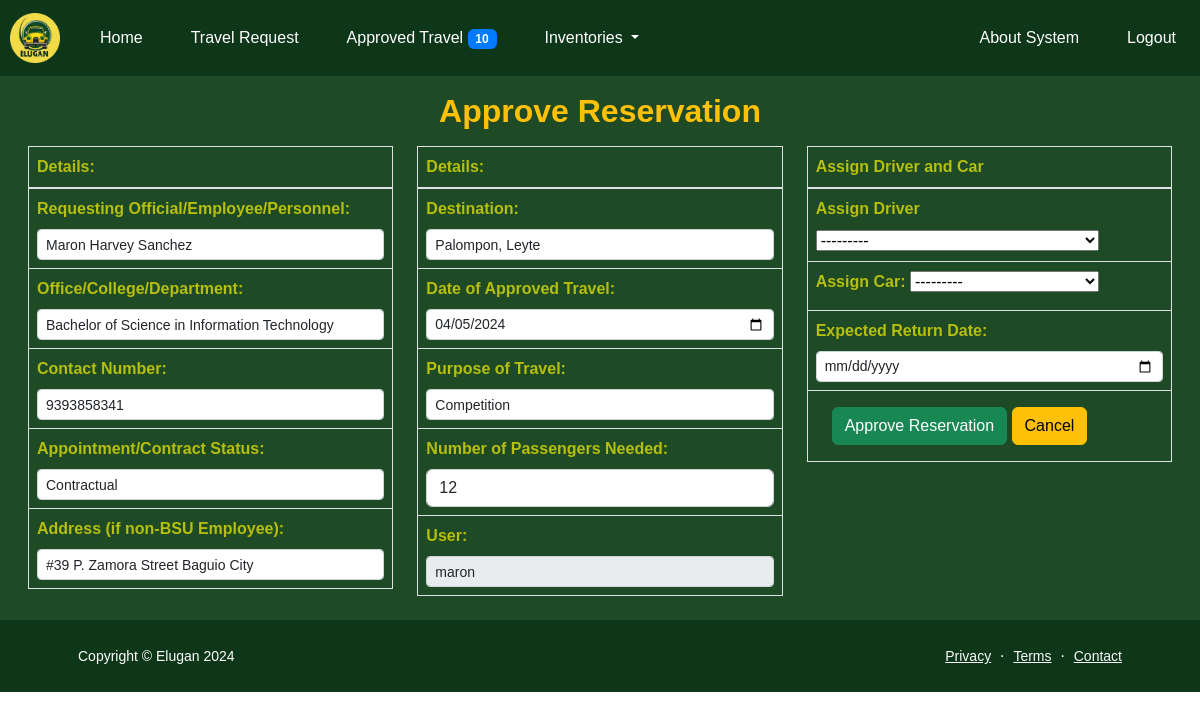
The page /approve_reservation/33 (signed in) on the database its author committed.
### home/models.py (models this page shows, shortened)
class Reservation(models.Model):
    requestor_name = models.CharField(max_length=100)
    office_department_college = models.CharField(max_length=50)
    contact_number = models.IntegerField()
    appointment_status = models.CharField(max_length=50)
    requestor_address = models.CharField(blank=True,max_length=100)
    number_of_passengers = models.IntegerField()
    destination = models.CharField(max_length=50)
    date_of_travel = models.DateField(null=True, blank=True)
    purpose_of_travel = models.CharField(blank=True,max_length=100)
    user = models.ForeignKey(User, on_delete=models.CASCADE)
    is_approved = models.BooleanField(default=False)

### home/views.py (the view)
# urls.py: path('approve_reservation/<int:res_id>', views.approve_reservation_view, name="approve_reservation"),
def approve_reservation_view(request, res_id):
    reservation = get_object_or_404(Reservation, pk=res_id)
    if request.method == 'POST':
        form = ApprovedReservationForm(request.POST, request.FILES)
        if form.is_valid():
            form.save()
            reservation.is_approved = True  # Set is_approved to True
            reservation.save()
            messages.success(request, "Reservation Has Been Approved")
            return redirect('reservations')  # Assuming 'car_inventory' is the name of your car inventory page URL
    else:
        form = ApprovedReservationForm()
    return render(request, 'administrator/approve_reservation.html', {'form': form, 'reservation': reservation})

### home/forms.py
class ApprovedReservationForm(forms.ModelForm):
    def __init__(self, *args, exclude_unavailable=False, **kwargs):
        super(ApprovedReservationForm,self).__init__(*args, **kwargs)
        if exclude_unavailable:
            self.fields['driver'].queryset = Driver.objects.exclude(approvedreservation__isnull=False)
            self.fields['car'].queryset = Car.objects.exclude(approvedreservation__isnull=False)
    class Meta:
        model = ApprovedReservation
        fields = ['office_department_college', "requestor_address" ,'contact_number','appointment_status', 'driver', 'car', 'date_of_travel', 'expected_return_date', 'destination',
                  'number_of_passengers', 'purpose_of_travel', 'requestor_name']

### home/context_processors.py (called while the page is built)
def reservation_count(request):
    num_approved_reservations = ApprovedReservation.objects.all().count()
    num_reservations = Reservation.objects.filter(is_approved=False).count()  # Get the count of reservations
    return {'num_reservations': num_reservations, 'num_approved_reservations':num_approved_reservations}

### home/models.py (called while the page is built)
    def __str__(self):
        return (
            f"{self.make} "
            f"{self.model} "
            f"{self.plate_number}: "  # Include %Z to display timezone name
        )

    def __str__(self):
        return (
            f"{self.driver_name} "
            f"{self.contact_number} "
        )

### templates/administrator/approve_reservation.html (shortened to what this page needs)
{% extends "administrator/base.html" %}
{% load static %}
{% block content %}
<div class="center bg-success2 pt-3">
    <h2 class=" fw-bolder text-warning">Approve Reservation</h2>
</div>
<div class="bg-success2">
<div class="container-fluid py-2 text-warning" >
    <form method="post" enctype="multipart/form-data" id="deleteForm">
    <div class="row px-3">
        <div class="col-md-4">
            <table class="table table-bordered">
                <thead>
                    <th class="text-yellow">Details:</th>
                </thead>
                <tbody>
                    <tr>
                        <td>
                            <label for="requestor_name" class="text-yellow font-weight-bold ">Requesting Official/Employee/Personnel:</label>
                            <input value="{{reservation.requestor_name}}" type="text" class="form-control form-control-sm" id="requestor_name" name="requestor_name" required>
                        </td>
                    </tr>
                    <tr>
                        <td>
                            <label for="office_department_college" class="text-yellow font-weight-bold">Office/College/Department:</label>
                            <input value="{{reservation.office_department_college}}" type="text" class="form-control  form-control-sm" id="office_department_college" name="office_department_college" required>
                        </td>
                    </tr>
                    <tr>
                        <td>
                            <label for="contact_number" class="text-yellow font-weight-bold">Contact Number: </label>
                            <input value="{{reservation.contact_number}}" type="number" class="form-control  form-control-sm" id="contact_number" name="contact_number" required>
                        </td>
                    </tr>
                    <tr>
                        <td>
                            <label for="appointment_status" class="text-yellow font-weight-bold">Appointment/Contract Status: </label>
                            <input value="{{reservation.appointment_status}}" type="text" class="form-control  form-control-sm" id="appointment_status" name="appointment_status" required>
                        </td>
                    </tr>
                    <tr>
                        <td>
                            <label for="requestor_address" class="text-yellow font-weight-bold">Address (if non-BSU Employee):</label>
                            <input value="{{reservation.requestor_address}}" type="text" class="form-control  form-control-sm" id="requestor_address" name="requestor_address" >
                        </td>
                    </tr>
                </tbody>
            </table>
        </div>
        <div class="col-md-4  ">
            <table class="table table-bordered text-yellow">
                <thead>
                    <th>Details:</th>
                </thead>
                <tbody>
                    <tr>
                        <td>
                            <label for="destination" class="text-yellow font-weight-bold">Destination: </label>
                            <input value="{{reservation.destination}}" type="text" class="form-control  form-control-sm" id="destination" name="destination" required>
                        </td>
                    </tr>
                    <tr>
                        <td>
                            <label for="date_of_travel" class="text-yellow font-weight-bold">Date of Approved Travel: </label>
                            <input value="{{ reservation.date_of_travel|date:'Y-m-d' }}" type="date" class="form-control  form-control-sm" id="date_of_travel" name="date_of_travel" required>
                        </td>
                    </tr>
                    <tr>
                        <td>
                            <label for="purpose_of_travel" class="text-yellow font-weight-bold">Purpose of Travel: </label>
                            <input value="{{reservation.purpose_of_travel}}" type="text" class="form-control  form-control-sm" id="purpose_of_travel" name="purpose_of_travel" required>
                        </td>
                    </tr>
                    <tr>
                        <td>
                            <label for="number_of_passengers" class="text-yellow font-weight-bold">Number of Passengers Needed:</label>
                            <input value="{{reservation.number_of_passengers}}" type="text" class="form-control" id="number_of_passengers" name="number_of_passengers" required>
                        </td>
                    </tr>
                    <tr>
                        <td>
                            <label for="user" class="text-yellow font-weight-bold">User:</label>
                            <input type="text" value="{{reservation.user}}" class="form-control  form-control-sm" id="user" name="user" required disabled>
                        </td>
                    </tr>
                </tbody>
            </table>
        </div>
        <div class="col-md-4  ">
            <table class="table table-bordered text-yellow">
                <thead>
                    <th>Assign Driver and Car</th>
                </thead>
                <tbody>
                    <tr>
                        <td>
                            <label for="driver" class="text-yellow font-weight-bold">Assign Driver </label>
                            {{form.driver}}
                        </td>
                    </tr>
                    <tr>
                        <td>
                            <label for="car" class="text-yellow font-weight-bold">Assign Car: </label>
                            {{form.car}}
                        </td>
                    </tr>
                    <tr>
                        <td>
                            <label for="expected_return_date" class="text-yellow font-weight-bold">Expected Return Date: </label>
                            <input type="date" class="form-control  form-control-sm" id="expected_return_date" name="expected_return_date" required>
                        </td>
                    </tr>
                    <tr>
                        <td>
                            <div class="mx-3 ">
                                <button button="button" onclick="confirmDelete()" class="btn btn-success  " >Approve Reservation</button>
                                <a href="{% url 'reservations' %}" class="my-2 btn btn-warning ">Cancel</a>
                            </div>
                        </td>
                    </tr>
                </tbody>
            </table>
            </div>
        </div>
    </form>
</div>
</div>
{% endblock  %}

### static/home/css/homestyles.css (style rules this page uses)
* { font-family: "century gothic", Arial, Helvetica, sans-serif; }
body { margin: 0; padding: 0; }
.center { display: flex; justify-content: center; align-items: center; }

### rows shown on the page
Reservation: requestor_name "Maron Harvey Sanchez", office_department_college "Bachelor of Science in Information Technology", contact_number "9393858341", appointment_status "Contractual", requestor_address "#39 P. Zamora Street Baguio City", destination "Palompon, Leyte", date_of_travel "04/05/2024", purpose_of_travel "Competition", number_of_passengers "12", user "maron"

### other values the page prints
{{ num_approved_reservations }} "10"
